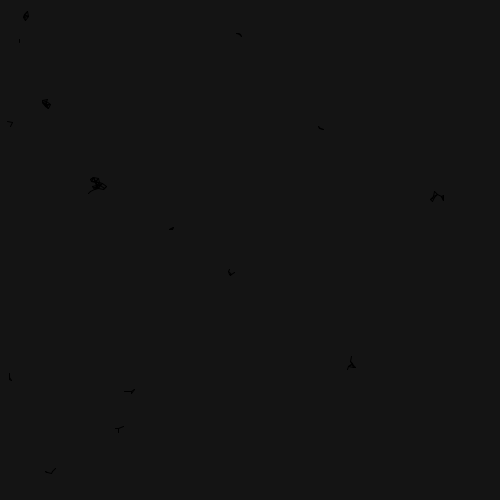
Frame 1 (no input)
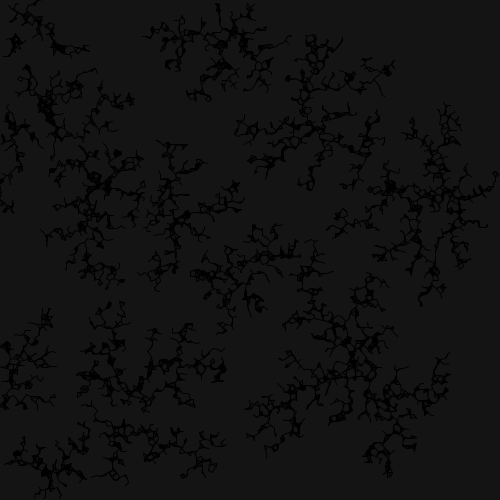
Frame 60 (the mouse pressed at the canvas centre just before this capture)
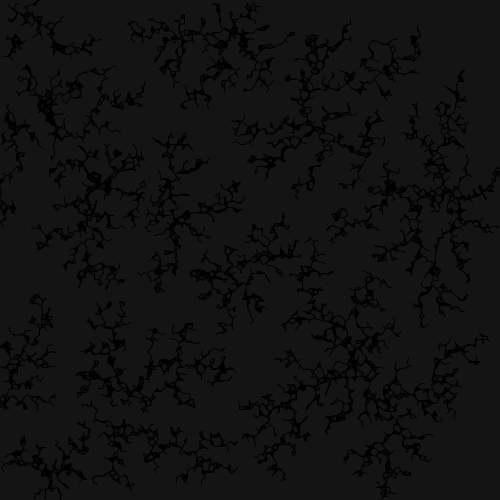
Frame 120 (the mouse held since frame 60 and released just before this capture)

The Processing sketch that drew these frames (run headless with seeded random() and noise(); from frame 60 on, the mouse is pressed at the canvas centre):

// Processing sketch: processing_117752
// ── processing_117752.pde

class cell{  //we created a new cell class

//lets begin with defining some variables
PVector loc = new PVector();  
PVector velocity = new PVector ();
float diam;
boolean isseed;
float cellred;
float cellgreen;
float cellblue;
float lineColor;


cell(){
loc = new PVector(random(500),random(500)); // location of seed cell is random within the boundary of frame (it could have been random(width) and random(height)
diam = 5 ;   // diameter of the cell
isseed = false ;   //  is the cell is seeded or not, at this time it is not
cellred = 255;
cellgreen = 255;
cellblue = 255;
lineColor = random(150,250);   //in order to define edge color of the cells
}

void display(){   //lets begin forming our cell
stroke (lineColor);


if(isseed == true)    { fill(random(255),0,0);}  // if the cell is seeded, its color varies from dark to bright red
if(isseed == false) {fill(cellred,cellgreen,cellblue);  // if not it is white
}

ellipse(loc.x,loc.y,diam,diam);   // since loc PVec defined randomly, loc x and loc y will be placed randomly
}

void update(){    //in order to continue to the movement
  if(isseed == false){
 velocity = new PVector (random(-10,10),random(-10,10));  //cell will appear anywhere 5 unit far from its last current location   
 loc.add(velocity);
  
}}}  

cell[] mycells = new cell[8000];  // [x]  x number of cells will be in frame
float col1=0;
float col2=0;
float col3=0;
void setup(){
  background(20);
size(500,500);
 for(int i =0; i<mycells.length; i++) {mycells[i] = new cell();{ if(i<15)

 // i= number of seeded cells  so, if i < x  there will be x-1 seeded cells will appear on the screen
 
 mycells[i].isseed = true;   //i times seeds placed randomly is true
 
 }
 }
}


void draw(){
  stroke(col1,col2,col3);
  
if(key=='1') { col1 = random(150,255);} else { col1=0;}  //if key 1 is pressed color turns red
if(key=='2') { col2 = random(150,255);} else { col2=0;} //if key 2 is pressed color turns green
if(key=='3') { col3 = random(150,255);} else { col3=0;}  //if key 3 is pressed color turns blue

 
  for(int i=0; i<mycells.length; i++)  //

  mycells[i]. update();  // in order to continue to grow

  

for(int i=0; i<mycells.length; i++) {   
    
  if(mycells[i].isseed == false) {
    
    for(int j=0; j<mycells.length; j++) {
        
        if(mycells[j].isseed == true)  {
          
          
            float d;
            d = PVector.dist(mycells[i].loc, mycells [j].loc);
            
              if(d<5) {  mycells[i].isseed = true;  //if(d<x) isseed= true means  if d is less than x, cell stop moving
            
          line(mycells[i].loc.x, mycells[i].loc.y , mycells[j].loc.x, mycells[j].loc.y); // since some cells stop moving because of previous command, this one draw lines between each other
          
      
          

      }}}}}}
      
      

   void mousePressed() { save("tunc simple DLA.png");   background(20);  loop();   //when mouse pressed it saves current image as png with dark background
}
